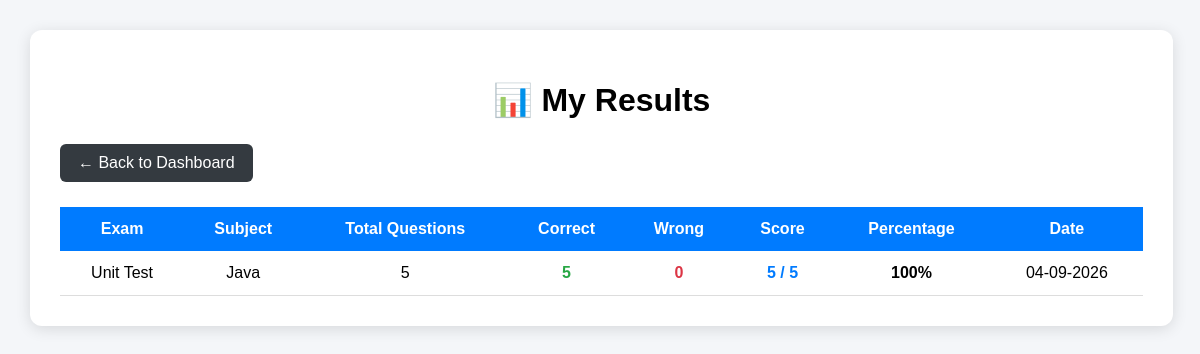
The page /admin/student/results.php (signed in) on the database its author committed.
### tables this page shows
CREATE TABLE `results` (
  `id` int(11) NOT NULL,
  `student_id` int(11) NOT NULL,
  `exam_id` int(11) NOT NULL,
  `score` int(11) NOT NULL,
  `total_questions` int(11) NOT NULL,
  `exam_date` timestamp NOT NULL DEFAULT current_timestamp()
);

CREATE TABLE `exams` (
  `id` int(11) NOT NULL,
  `exam_name` varchar(100) NOT NULL,
  `subject` varchar(100) NOT NULL,
  `duration` int(11) NOT NULL
);

### admin/student/results.php (the view, shortened to what this page needs)
<?php
require_once "../config/database.php";
$student_id = intval($_SESSION["student_id"]);
$sql = "SELECT
            r.score,
            r.total_questions,
            r.exam_date,
            e.exam_name,
            e.subject
        FROM results r
        LEFT JOIN exams e
        ON r.exam_id = e.id
        WHERE r.student_id = ?
        ORDER BY r.id DESC";
$stmt = $conn->prepare($sql);
$stmt->bind_param("i", $student_id);
$stmt->execute();
$result = $stmt->get_result();
?>
<!DOCTYPE html>
<html lang="en">
<head>
</head>
<body>
<div class="container">
    <h1>📊 My Results</h1>
    <a href="../dashboard.php" class="back-btn">
        ← Back to Dashboard
    </a>
    <?php if ($result->num_rows > 0) { ?>
        <table>
            <tr>
                <th>Exam</th>
                <th>Subject</th>
                <th>Total Questions</th>
                <th>Correct</th>
                <th>Wrong</th>
                <th>Score</th>
                <th>Percentage</th>
                <th>Date</th>
            </tr>
            <?php while ($row = $result->fetch_assoc()) { ?>
                <?php
                $total = (int)$row["total_questions"];
                $score = (int)$row["score"];
                $wrong = $total - $score;
                if ($total > 0) {
                    $percentage = round(
                        ($score / $total) * 100,
                        2
                    );
                } else {
                    $percentage = 0;
                }
                ?>
                <tr>
                    <td>
                        <?php
                        echo htmlspecialchars(
                            $row["exam_name"] ?? "Unknown Exam"
                        );
                        ?>
                    </td>
                    <td>
                        <?php
                        echo htmlspecialchars(
                            $row["subject"] ?? "-"
                        );
                        ?>
                    </td>
                    <td>
                        <?php echo $total; ?>
                    </td>
                    <td class="correct">
                        <?php echo $score; ?>
                    </td>
                    <td class="wrong">
                        <?php echo $wrong; ?>
                    </td>
                    <td class="score">
                        <?php echo $score; ?> / <?php echo $total; ?>
                    </td>
                    <td class="percentage">
                        <?php echo $percentage; ?>%
                    </td>
                    <td>
                        <?php
                        echo date(
                            "d-m-Y",
                            strtotime($row["exam_date"])
                        );
                        ?>
                    </td>
                </tr>
            <?php } ?>
        </table>
    <?php } else { ?>
        <div class="no-result">
            You have not attempted any exam yet.
        </div>
    <?php } ?>
</div>
</body>
</html>

### admin/student/results.php (style rules this page uses)
body { font-family: Arial, sans-serif; background: #f4f6f9; margin: 0; padding: 30px; }
.container { width: 95%; max-width: 1100px; margin: auto; background: white; padding: 30px; border-radius: 12px; box-shadow: 0 3px 15px rgba(0,0,0,0.12); }
h1 { text-align: center; margin-bottom: 25px; }
table { width: 100%; border-collapse: collapse; }
th { background: #007bff; color: white; padding: 13px; }
td { padding: 13px; text-align: center; border-bottom: 1px solid #ddd; }
.correct { color: #28a745; font-weight: bold; }
.wrong { color: #dc3545; font-weight: bold; }
.score { color: #007bff; font-weight: bold; }
.percentage { font-weight: bold; }
.back-btn { display: inline-block; margin-bottom: 25px; padding: 10px 18px; background: #343a40; color: white; text-decoration: none; border-radius: 6px; }

### rows shown on the page
results: exam.exam_name "Unit Test", exam.subject "Java", total_questions "5", score "5", wrong "0", percentage "100", exam_date "04-09-2026"
